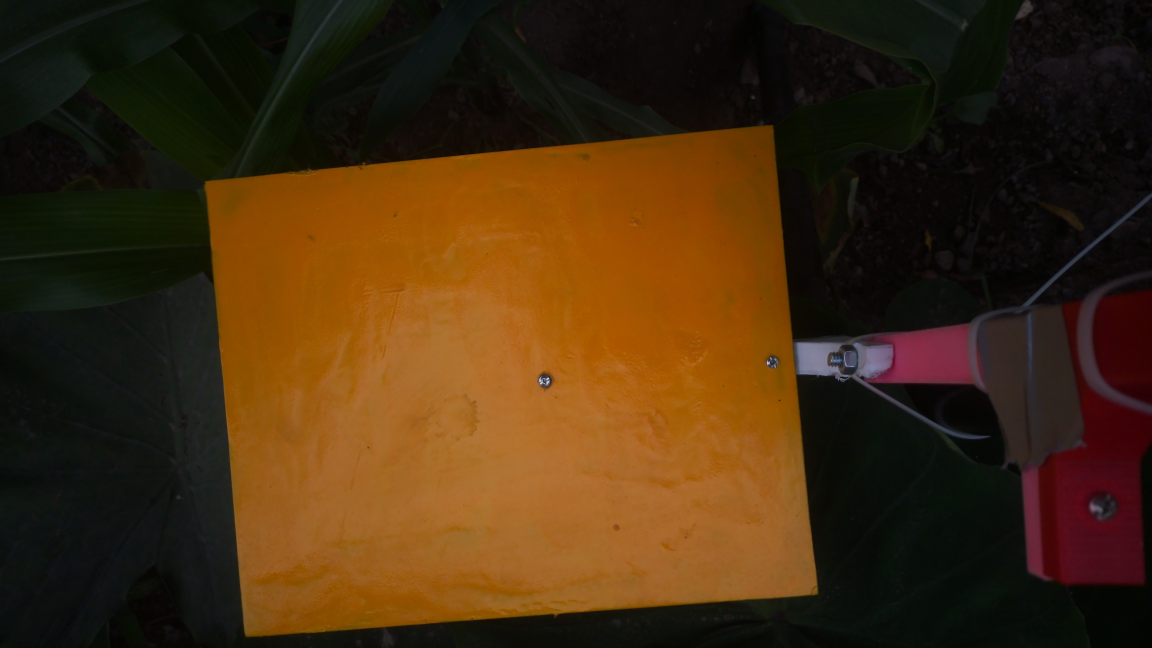
#> input picture image_12mgpx_20231106-153147.jpg, 4608 x 2592 px (shown at 1/4 size)
$ python image_processing.py
#> lines starting #> are read from the running program, lines starting #| are printed output that depends on the picture; after the words box and inside, x2 and y2 are one past the last pixel; in counts of white or black regions, pixels touching at a corner belong together
import cv2
import numpy as np
import os

path_image = "./image_12mgpx_20231106-153147.jpg"
#path_image = "./image_12mgpx_20231117-1.jpg"

img = cv2.imread(path_image)
#> img is the input picture: shape (2592, 4608, 3); mean B, G, R 15.5, 43.5, 68.3

gray_img = cv2.cvtColor(img, cv2.COLOR_BGR2GRAY)
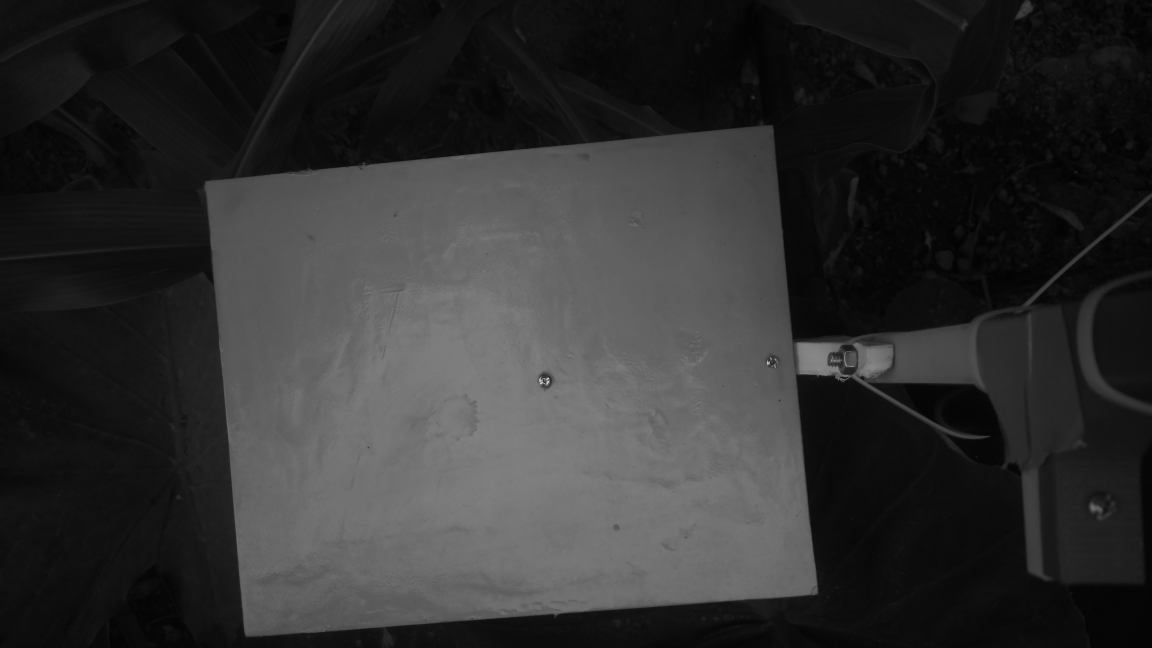
#> gray_img: shape (2592, 4608) (shown at 1/4 size); min 0, max 226, mean 47.7

edges = cv2.Canny(gray_img,50,100)
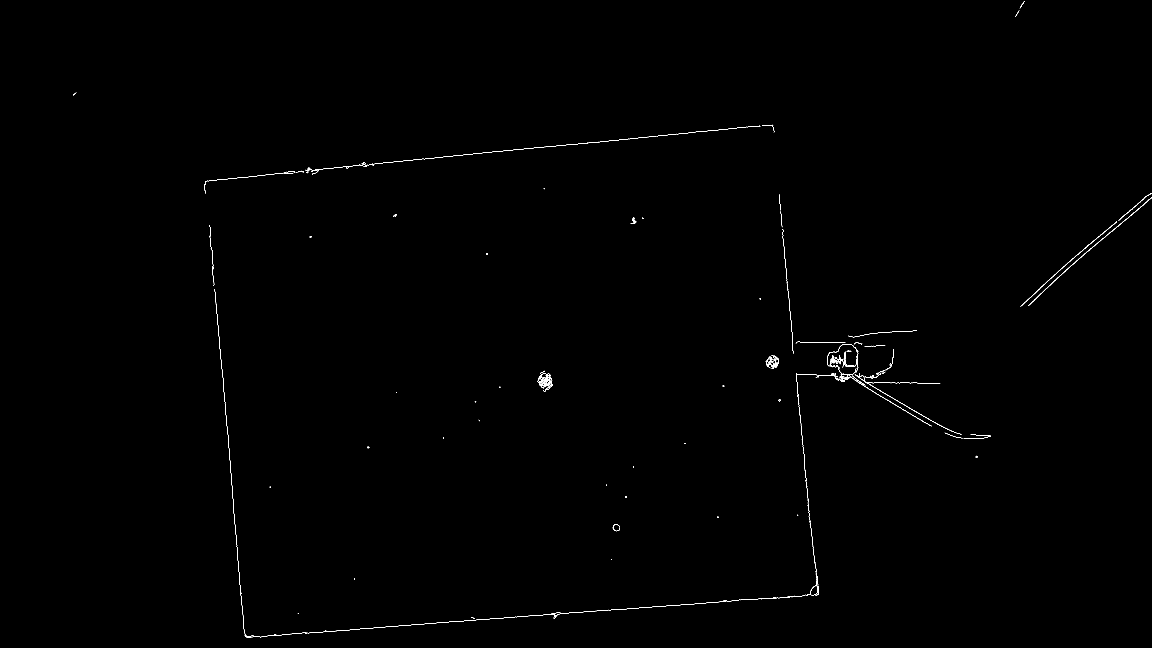
#> edges: shape (2592, 4608) (shown at 1/4 size); 0.14% white in thin lines or dots


# Trasformar a modelo de color hsv
hsv_img = cv2.cvtColor(img, cv2.COLOR_BGR2HSV)
#> hsv_img: shape (2592, 4608, 3); mean H, S, V 45.1, 153.7, 70.3
# rango bajo y alto hsv
lower_hsv = np.array([15, 0, 50])
upper_hsv = np.array([30, 255, 255])
# mascara

mask_yellow = cv2.inRange(hsv_img, lower_hsv, upper_hsv)
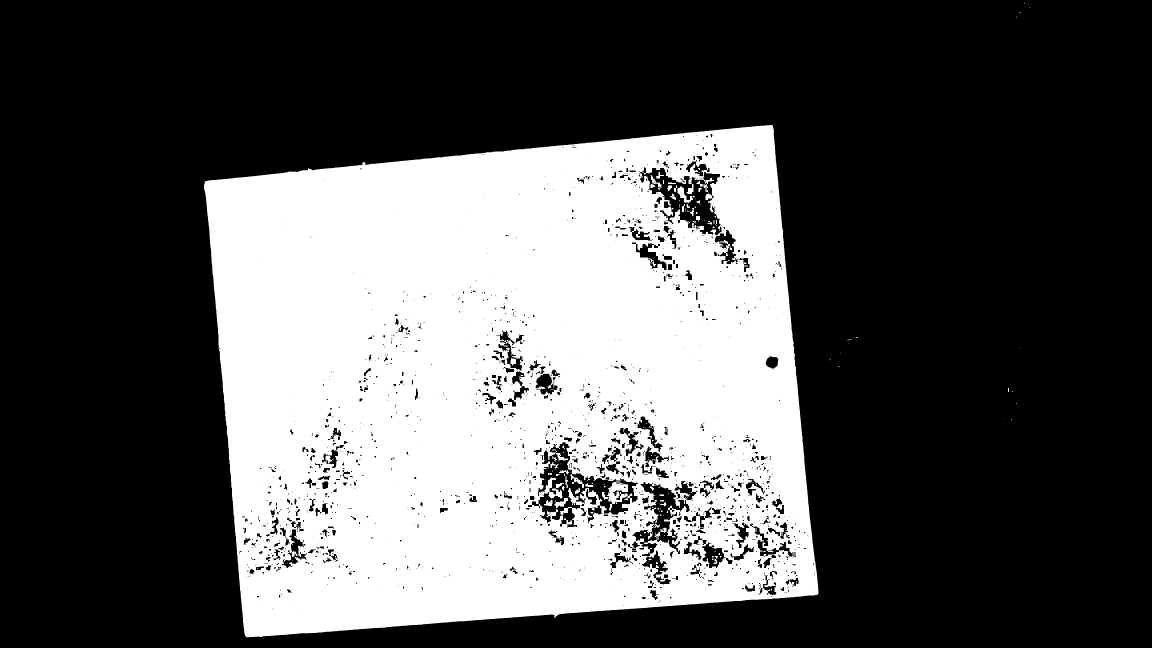
#> mask_yellow: shape (2592, 4608) (shown at 1/4 size); 33.4% white; 249 white regions (167 under 20 px), largest, box (x1, y1, x2, y2) and area: (816, 500, 3274, 2549) 3969057, (2177, 1910, 2250, 1994) 2476, (2710, 746, 2772, 812) 1532
mask = mask_yellow
## rango bajo y alto hsv
#lower_hsv = np.array([0, 0, 50])
#upper_hsv = np.array([0, 255, 255])
#mask_yellow = cv2.inRange(hsv_img, lower_hsv, upper_hsv)

mask = cv2.erode(mask, cv2.getStructuringElement(cv2.MORPH_ELLIPSE, (5, 5)), iterations=2)
#> mask: shape (2592, 4608); 30.1% white; 205 white regions (122 under 20 px), largest, box (x1, y1, x2, y2) and area: (820, 504, 3269, 2545) 3585500, (2436, 1932, 2508, 2012) 1769, (2762, 2164, 2820, 2229) 995
mask = cv2.dilate(mask, cv2.getStructuringElement(cv2.MORPH_ELLIPSE, (5, 5)), iterations=2)
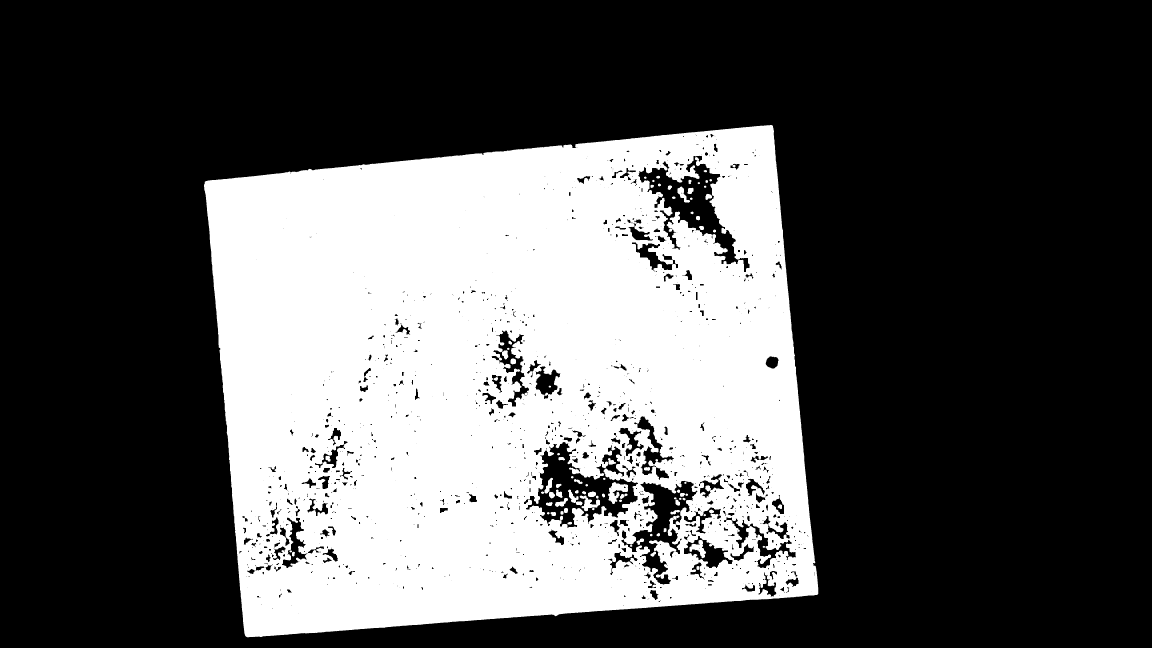
#> mask: shape (2592, 4608) (shown at 1/4 size); 32.9% white; 82 white regions

#
contours, hierarchy = cv2.findContours(mask, cv2.RETR_LIST, cv2.CHAIN_APPROX_NONE)
#> contours = 1397 contours, 659 with area under 20; largest, box (x1, y1, x2, y2) and area: (816, 500, 3273, 2549) 4260908, (2103, 1767, 2553, 2113) 77748, (2551, 622, 2999, 1089) 63159, (2483, 1922, 2791, 2339) 42742, (1965, 1320, 2117, 1627) 14048
# Ordenamos por el area
page = sorted(contours, key=cv2.contourArea, reverse=True)
#> page has the same summary as contours

print(cv2.contourArea(page[0]))
#| 4260908.5
print(cv2.contourArea(page[1]))
#| 77748.5

img_contours = cv2.drawContours(img.copy(), page, 0 , (0, 0, 255), 3)


#epsilon = 0.06 * cv2.arcLength(page[0], True)
for i in range(10):
    epsilon = 0.01 * i * cv2.arcLength(page[0], True)
    corners = cv2.approxPolyDP(page[0], epsilon, True)
    if len(corners) <= 4:
        break
#> this loop made 2 passes
#> epsilon on pass 1: 0
#> (epsilon, corners) on pass 2: (87.88, [[3090, 502], [820, 726], [981, 2543], [3271, 2377]])


img_contours = cv2.drawContours(img.copy(), corners, -1 , (0, 0, 255), 3)


img_contours = cv2.polylines(img.copy(), [corners],
                      True, (0, 0, 255), 20)
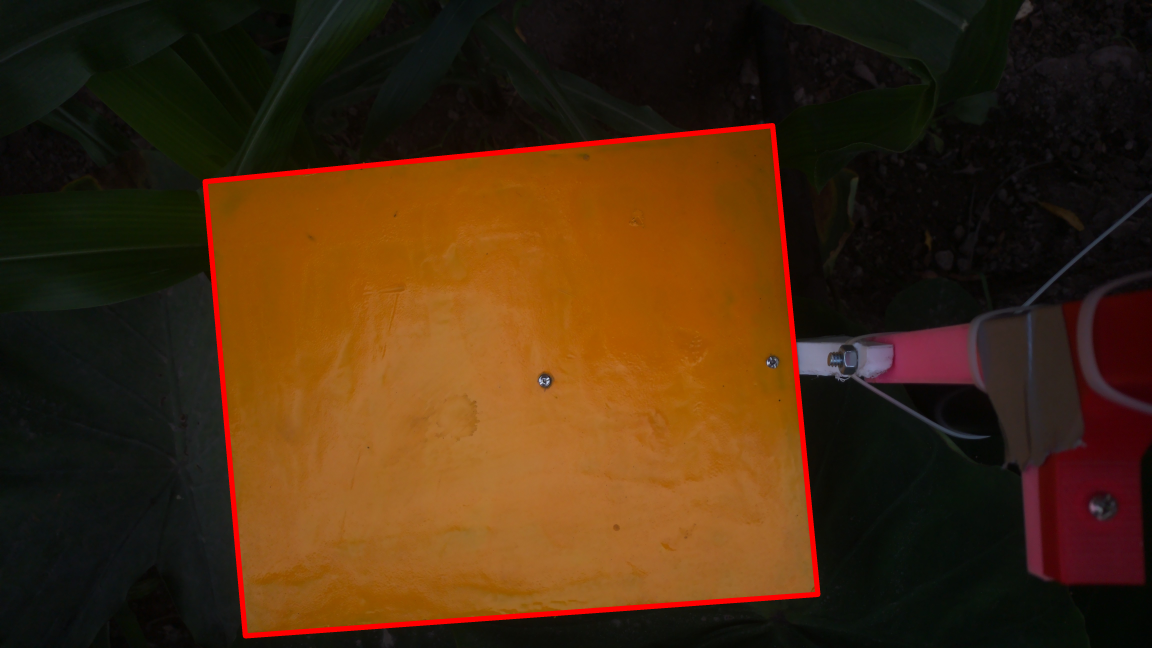
#> img_contours: shape (2592, 4608, 3) (shown at 1/4 size); mean B, G, R 15.4, 42.7, 70.8


mask_largest_form = np.zeros_like(mask)

#> (the run stopped early here; a loop or call above may not have finished)

$ run again, with image_12mgpx_20231117-1.jpg copied over image_12mgpx_20231106-153147.jpg
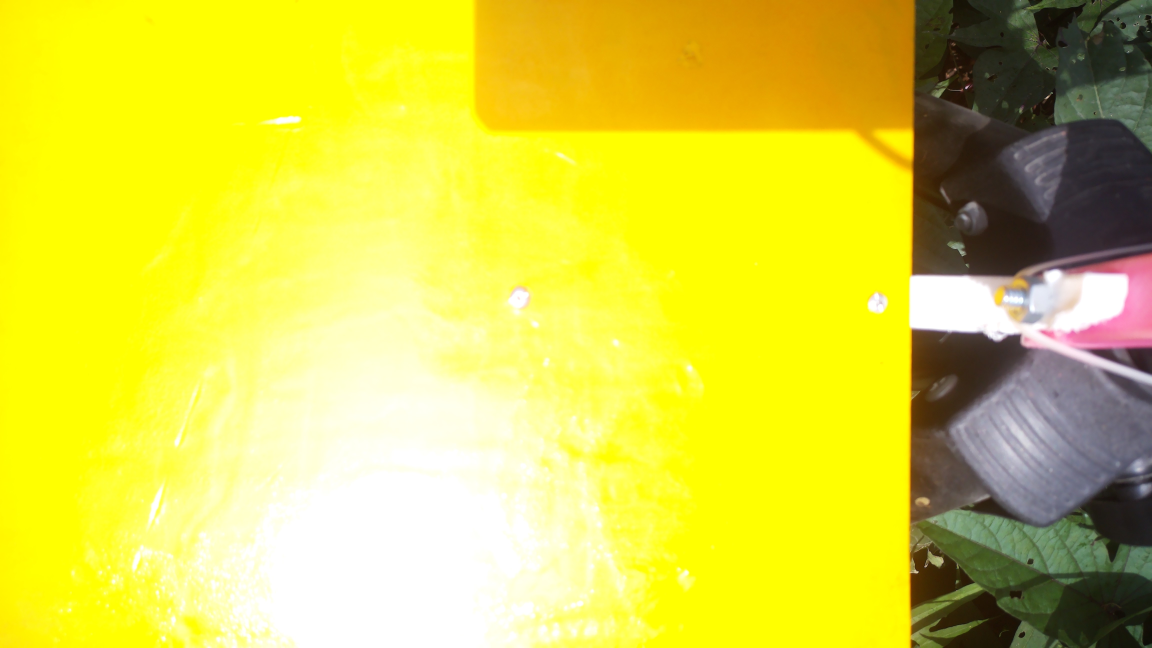
#> input picture image_12mgpx_20231117-1.jpg, 4608 x 2592 px (shown at 1/4 size)
#> img is the input picture: shape (2592, 4608, 3); mean B, G, R 67.9, 212.8, 219.2
#> `edges = cv2.Canny(gray_img,50,100)`:
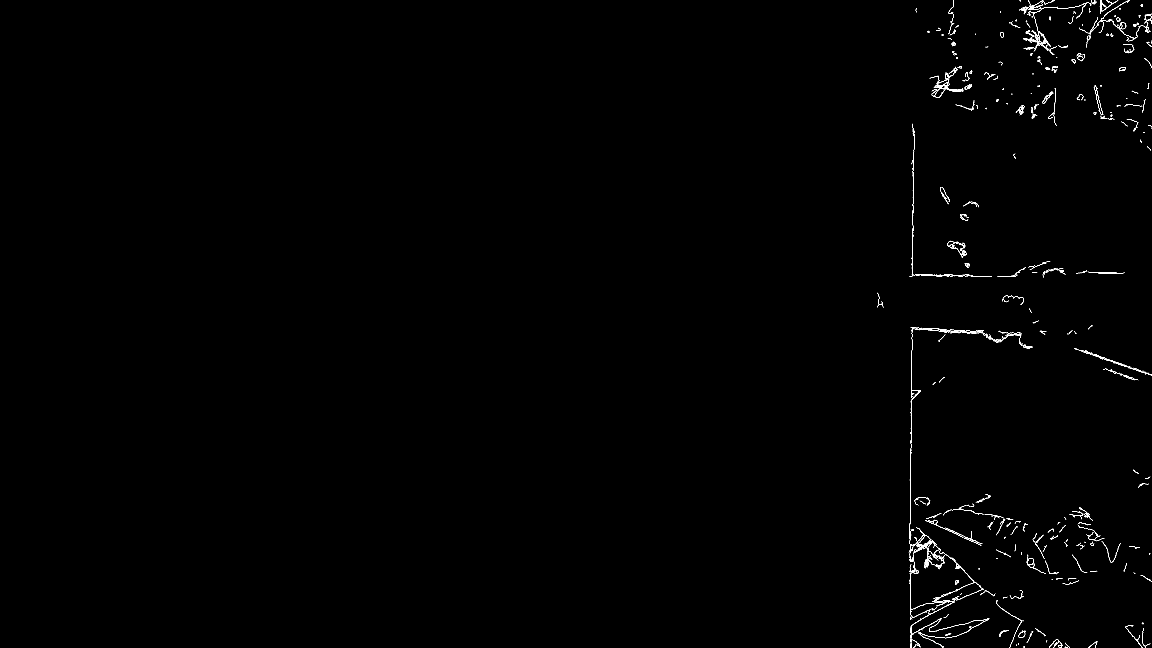
#> edges: shape (2592, 4608) (shown at 1/4 size); 0.25% white in thin lines or dots, all inside (x1, y1, x2, y2) = (3509, 0, 4608, 2592)
#> hsv_img: shape (2592, 4608, 3); mean H, S, V 35.6, 168.3, 220.6
#> mask_yellow: shape (2592, 4608); 75.4% white; 4825 black regions (3795 under 20 px), largest, box (x1, y1, x2, y2) and area: (3642, 0, 4608, 2592) 2165711, (1018, 1882, 2106, 2592) 553445, (1410, 1584, 1824, 1696) 17129
#> contours = 2065 contours, 1267 with area under 20; largest, box (x1, y1, x2, y2) and area: (0, 0, 3890, 2592) 8822578, (1244, 1742, 1794, 1967) 31300, (1409, 1583, 1825, 1697) 22464, (1207, 1423, 1729, 1689) 16438, (3972, 1140, 4102, 1292) 6740
#> page has the same summary as contours
#| 8822578.0
#| 31300.0
#> the loop `for i in range(10):` made 4 passes
#> epsilon on passes 1 to 3: 0, 307.2, 614.3
#> `img_contours = cv2.polylines(img.copy(), [corners], True, (0, 0, 255),..`:
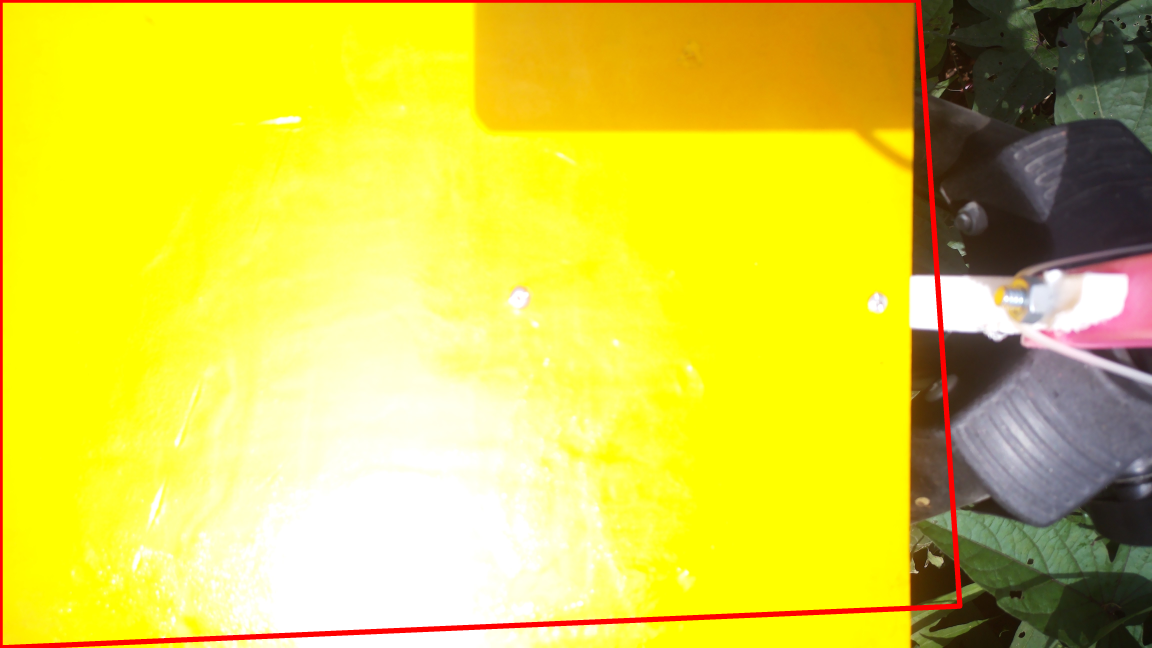
#> img_contours: shape (2592, 4608, 3) (shown at 1/4 size); mean B, G, R 67, 209.6, 220
